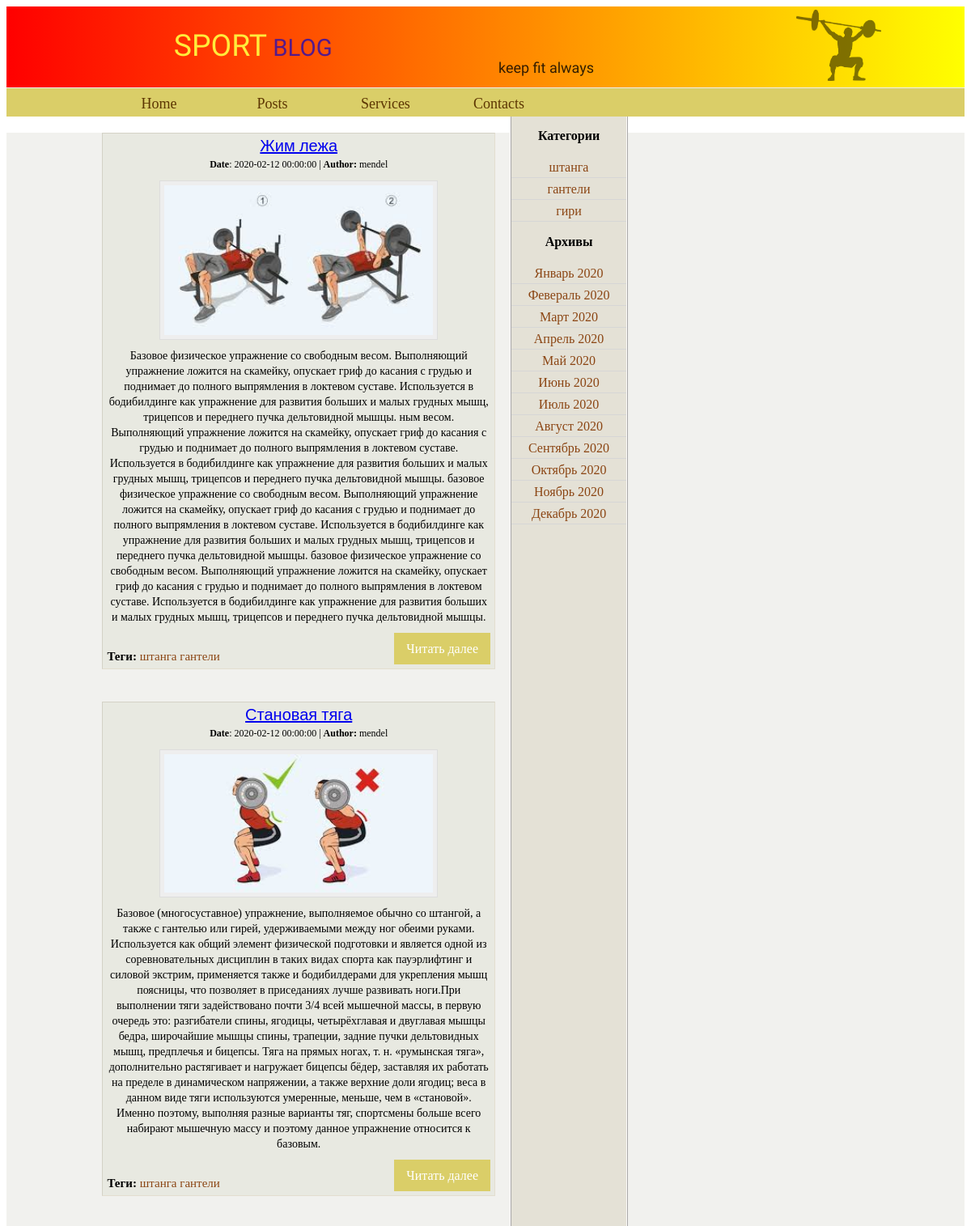
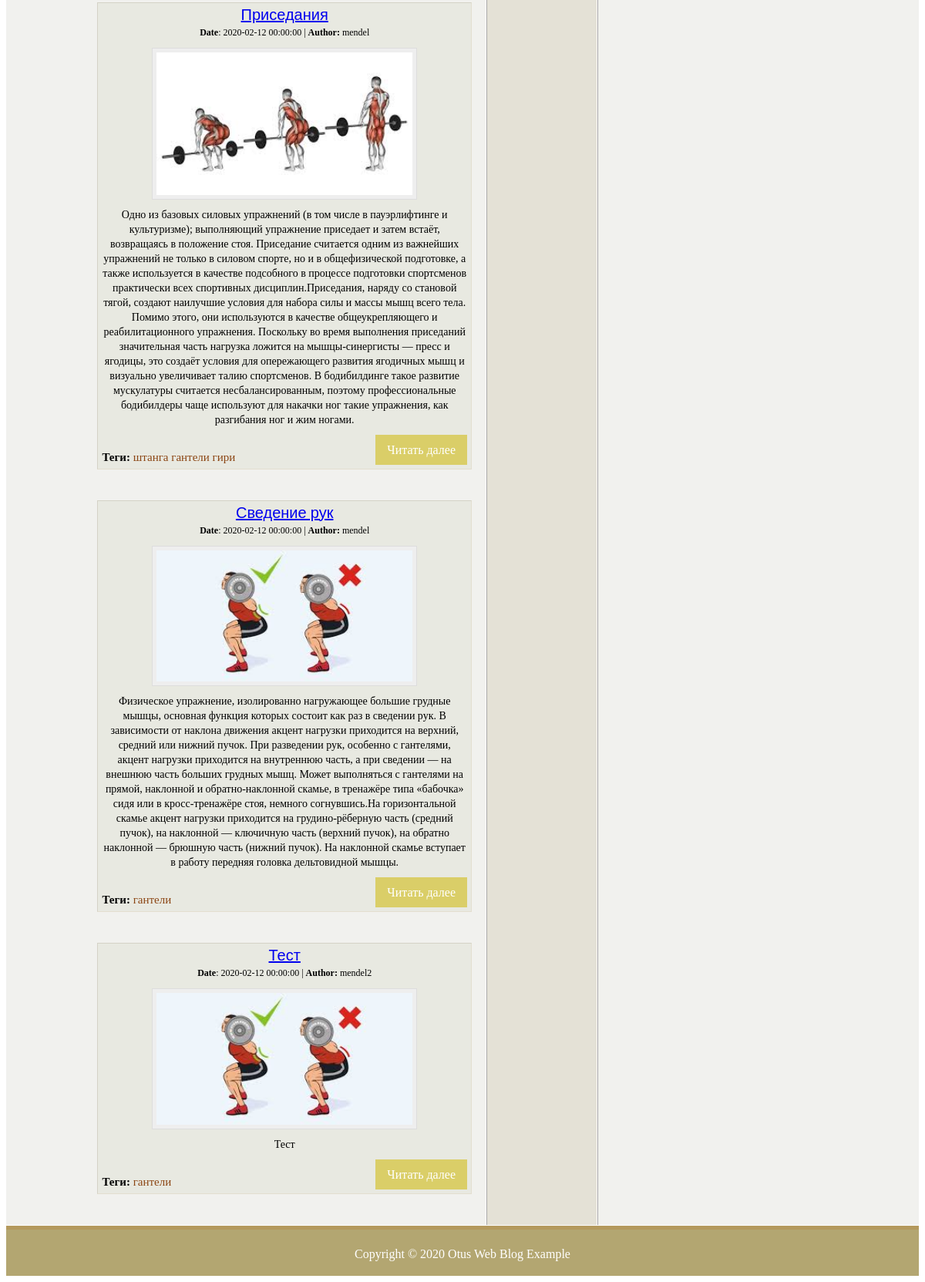
The app's page /posts/, older data (2 pictures, top to bottom).
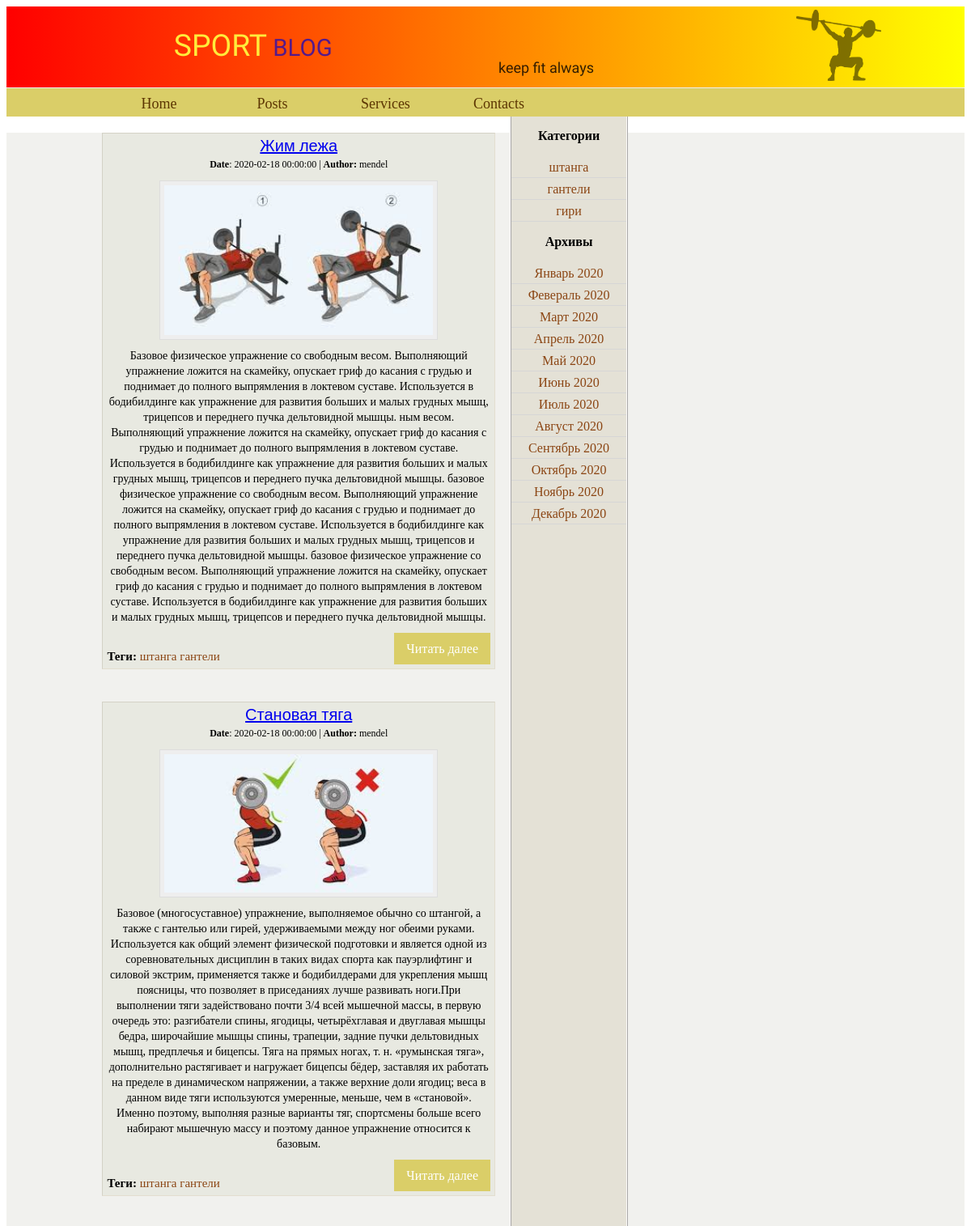
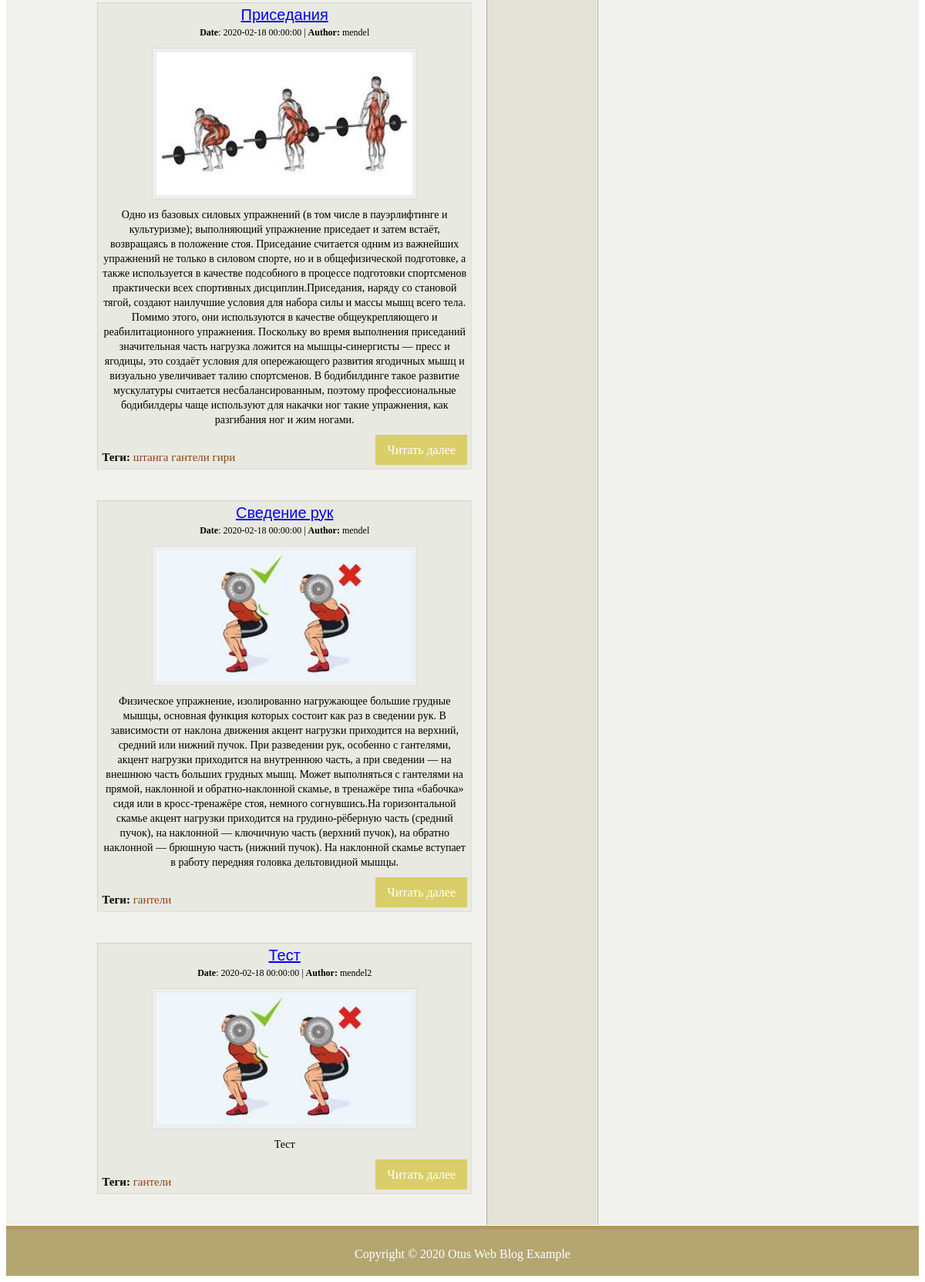
The same page, newer data (2 pictures, top to bottom).
### models.py (models this page shows, shortened)
class Post(Base):
    __tablename__ = 'posts'
    id = Column(Integer, primary_key=True)
    user_id = Column(Integer, ForeignKey('users.id'))
    title = Column(String(16), nullable=False)
    text = Column(Text, nullable=False)
    is_publised = Column(Boolean, nullable=False, default=False)
    created_date = Column(DateTime, default=datetime.datetime.utcnow().date())
    img = Column(String(15), nullable=False)
    user = relationship("User", back_populates="posts", lazy="joined")
    tags = relationship("Tag", secondary=tags_posts_table, back_populates="posts")

class User(Base):
    __tablename__ = 'users'
    id = Column(Integer, primary_key=True)
    username = Column(String(10), nullable=False)
    firstname = Column(String(20), nullable=False)
    lastname = Column(String(30), nullable=False)
    posts = relationship("Post", back_populates="user")

class Tag(Base):
    __tablename__ = 'tags'
    id = Column(Integer, primary_key=True)
    name = Column(String(128), nullable=False)
    posts = relationship("Post", secondary=tags_posts_table, back_populates="tags")

### posts_views.py (the view)
@posts_app.route('/', endpoint='posts')
def posts_list():
    Base.metadata.create_all(engine)
    session = Session()
    return render_template(
        'posts/posts.html',
        posts=session.query(Post).all(),
        tag = session.query(Tag).all(),
    )

### templates/posts/posts.html (shortened to what this page needs)
{% extends "base.html" %}
{% block head %}
  {{ super() }}
{% endblock %}
{% block content %}
     <div class="body-container">
        <div class="post-container">
            {% for post in posts %}
            <div class="posts-section">
                <div class="posts-section_title">
                    <a href="{{ url_for('posts_app.post', id=post.id) }}">{{ post.title }}</a>
                </div>
                <div class="posts-section_info">
                    <b>Date</b>: {{ post.created_date}} | <b>Author:</b> {{ post.user.username }}
                </div>
                <div class="posts-section_img">
                    <img src="/static/images/{{ post.img }}" alt="" >
                </div>
                <div class="posts-section_text">
                    {{ post.text }}
                </div>
                <div class="posts-section_footer">
                    <div class="posts-section_footer__tags">
                    <b>Теги:</b>
                    {% for tags in post.tags %}
                        <a href="{{ url_for('posts_app.tag', tag=tags.id) }}">{{ tags.name }} </a>
                    {% endfor %}
                    </div>
                        <a href="{{ url_for('posts_app.post', id=post.id) }}" class="posts-section_footer__button">Читать далее</a>
                </div>
            </div>
            {% endfor %}
        </div>
        <div class="tags-section">
            <div class="tags-section_wraper">
                <div class="tags-section_wraper_category">
                <b>Категории</b>
                <ul>
                    {% for tag_item in tag %}
                        <li><a href="{{ url_for('posts_app.tag', tag=tag_item.id) }}">{{ tag_item.name }} </a></li>
                    {% endfor %}
                </ul>
                </div>
                <div class="tags-section_wraper_archives">
                    <b>Архивы</b>
                    <ul>
                        <li><a href="">Январь 2020</a></li>
                        <li><a href="">Февераль 2020</a></li>
                        <li><a href="">Март 2020</a></li>
                        <li><a href="">Апрель 2020</a></li>
                        <li><a href="">Май 2020</a></li>
                        <li><a href="">Июнь 2020</a></li>
                        <li><a href="">Июль 2020</a></li>
                        <li><a href="">Август 2020</a></li>
                        <li><a href="">Сентябрь 2020</a></li>
                        <li><a href="">Октябрь 2020</a></li>
                        <li><a href="">Ноябрь 2020</a></li>
                        <li><a href="">Декабрь 2020</a></li>
                    </ul>
                </div>
            </div>
        </div>
     </div>
{% endblock %}
{% block footer %} {{ super() }} {% endblock %}

### templates/base.html (shortened to what this page needs)
<!DOCTYPE html>
<html lang="ru">
<head>
    {% block head %}
    <link rel="stylesheet" href="{{ url_for('static', filename='css/style.css') }}">
    <div class="header">
        <div class="header_title-main">
            <a href=""><span>SPORT</span> BLOG</a>
        </div>
        <div class="header_keep">keep fit always</div>
        <div class="header_title-img">
            <img src="{{ url_for('static', filename='images/lifter.png') }}" alt="Логотип" >
        </div>
     </div>
     <div class="menu">
         <ul>
            <li><a href="/">Home</a></li>
            <li><a href="{{ url_for('posts_app.posts') }}">Posts</a></li>
            <li><a href="#">Services</a></li>
            <li><a href="#">Contacts</a></li>
         </ul>
     </div>
    {% endblock %}
</head>
<body>
    <section class="main-container">
        {% block content %}{% endblock %}
    </section>
            {% block footer %}
                <div class="footer">
                    Copyright © 2020 Otus Web Blog Example
                </div>
            {% endblock %}
</body>
</html>

### static/css/style.css (style rules this page uses)
.main-container { background-color: #f1f1ee; }
.header { display: flex; height: 100px; justify-content: space-around; align-items: center; background-color: #9ec3d4; position: relative; text-align: right; background-image: linear-gradient(to right, red, yellow); }
.header_title-main { width: 300px; }
.header_title-main a { font: 22pt bold sans-serif; font-family: 'Work Sans', sans-serif; text-decoration: none; }
.header_title-main a span { font: 28pt solid sans-serif; color: #ffeb3b; font-family: 'Bowlby One SC', cursive; margin-bottom: 5px; display: inline-block; }
.header_keep { display: inline-block; margin-top: 50px; font-size: 18px; font-family: 'Sigmar One', cursive; opacity: 0.8; }
.header_title-img { width: 150px; opacity: 0.5; }
.header_title-img img { width: 70%; }
.menu { height: 35px; background-color: #dace68; border-top: groove 1px; width: 100%; }
.menu ul { display: flex; padding: 0; justify-content: left; margin: 0; height: 100%; padding: 0 10%; }
.menu ul li { list-style-type: none; padding-bottom: 10px; font-size: 18px; width: 100px; height: 100%; padding: 0 20px; text-align: center; }
.menu ul li a { display: block; text-decoration: none; color: #5c3502; vertical-align: middle; line-height: 38px; }
.body-container { display: flex; flex-wrap: wrap; padding: 0 10%; margin-top: 20px; }
.body-container .post-container { width: 50%; min-width: 235px; }
.body-container .posts-section { border-style: inset; border-width: 1px; width: 100%; border-color: rgba(204, 175, 124, 0.171); background-color: #e8e9e1; text-align: center; position: relative; margin-bottom: 40px; text-overflow: ellipsis; overflow: hidden; -webkit-line-clamp: 4; display: -webkit-box; word-wrap: break-word; -webkit-box-orient: vertical; font-size: 15px; line-height: 19px; padding: 5px; }
.body-container .posts-section_title { font-family: 'Open Sans', sans-serif; font-size: 20px; margin-bottom: 5px; }
.body-container .posts-section_info { padding-bottom: 10px; font-size: 12px; }
.body-container .posts-section_img { margin: 0 auto; width: 100%; }
.body-container .posts-section_img img { padding: 5px; border: 1px solid #dddddd; background: #eeeeee; width: 70%; }
.body-container .posts-section_text { margin-top: 5px; overflow: hidden; font-size: 14px; max-height: 10%; }
.body-container .posts-section_footer { display: flex; align-items: flex-end; justify-content: space-between; margin-top: 10px; }
.body-container .posts-section_footer__tags a { color: saddlebrown; text-decoration: none; }
.body-container .posts-section_footer__button { background-color: #dace68; border: none; color: white; padding: 10px 15px; text-align: center; text-decoration: none; display: inline-block; font-size: 16px; cursor: pointer; }
.body-container .tags-section { border-right-color: #fcfafa; border-right-style: ridge; border-right-width: 2px; border-left-color: #fcfafa; border-left-style: ridge; border-left-width: 2px; width: 15%; margin-left: 30px; margin-top: -20px; background-color: #e4e1d6; min-width: 100px; max-width: 200px; text-align: center; }
.body-container .tags-section .tags-section_wraper { position: sticky; top: 0; }
.body-container .tags-section .tags-section_wraper_category { margin-top: 15px; }
.body-container .tags-section .tags-section_wraper_category ul { list-style-type: none; padding: 0; }
.body-container .tags-section .tags-section_wraper_category ul li { display: block; padding: 5px 0 3px 0; text-decoration: none; border-bottom: 1px solid #d6d6d6; }
.body-container .tags-section .tags-section_wraper_category ul li a { color: saddlebrown; text-decoration: none; }
.body-container .tags-section .tags-section_wraper_archives ul { list-style-type: none; padding: 0; }
.body-container .tags-section .tags-section_wraper_archives ul li { display: block; padding: 5px 0 3px 0; text-decoration: none; border-bottom: 1px solid #d6d6d6; }
.body-container .tags-section .tags-section_wraper_archives ul li a { color: saddlebrown; text-decoration: none; }
.footer { left: 0; bottom: 0; width: 100%; background-color: #b3a671; color: white; text-align: center; height: 60px; line-height: 4em; border-top: 5px solid #b4995d; margin-top: 1px; }

Row changes from the older to the newer data that the page shows:
changed Post "Жим лежа": created_date "2020-02-12 00:00:00" → "2020-02-18 00:00:00"
changed Post "Становая тяга": created_date "2020-02-12 00:00:00" → "2020-02-18 00:00:00"
changed Post "Приседания": created_date "2020-02-12 00:00:00" → "2020-02-18 00:00:00"
changed Post "Сведение рук": created_date "2020-02-12 00:00:00" → "2020-02-18 00:00:00"
changed Post "Тест": created_date "2020-02-12 00:00:00" → "2020-02-18 00:00:00"
